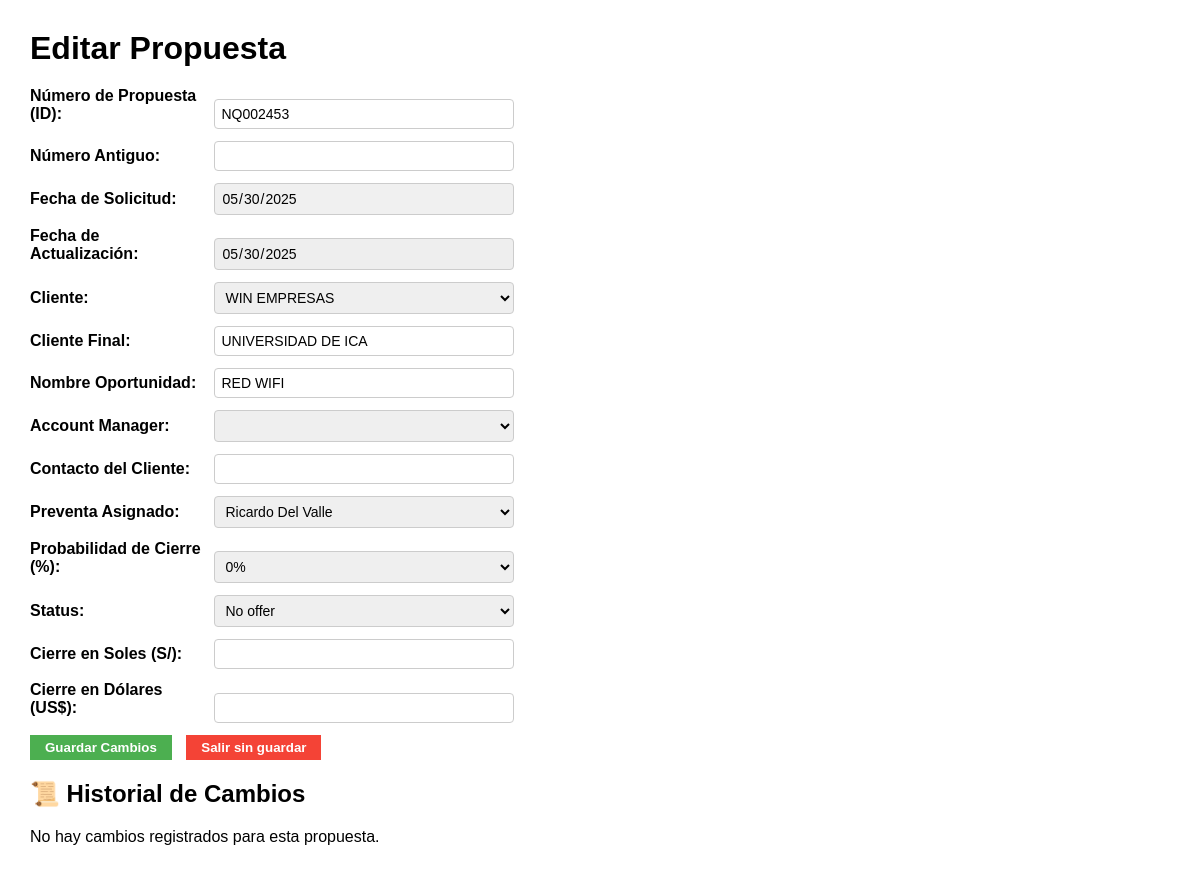
/propuestas/editar/NQ002453?next=/? (signed in), run on an earlier commit of the app's database.
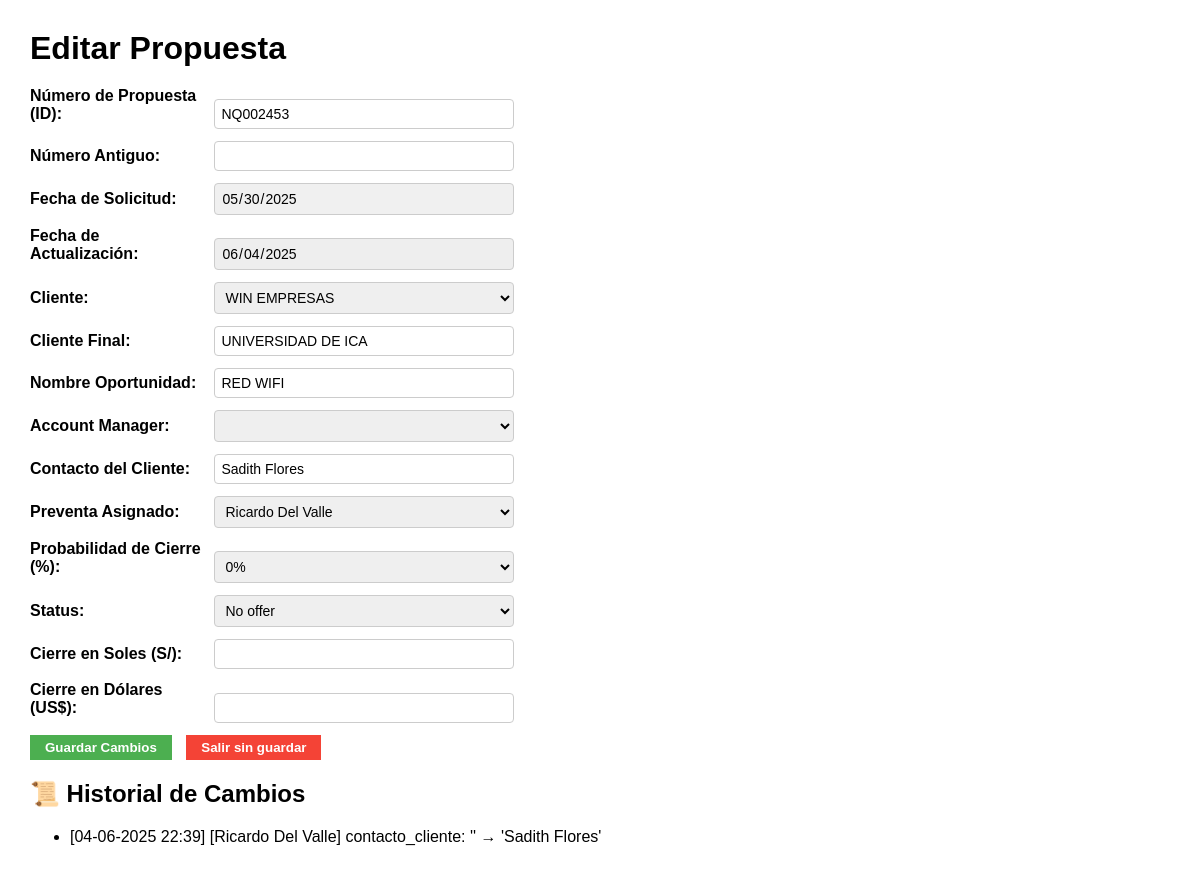
And on a later commit of the database.
### tables this page shows
CREATE TABLE propuestas (
    id TEXT PRIMARY KEY,
    nro_antiguo TEXT,
    fecha_solicitud DATE,
    fecha_actualizacion DATE,
    cliente TEXT,
    cliente_final TEXT,
    nombre_oportunidad TEXT,
    account_manager TEXT,
    contacto_cliente TEXT,
    preventa_asignado TEXT,
    probabilidad_cierre REAL,
    status TEXT,
    cierre_soles REAL,
    cierre_dolares REAL,
    comentarios TEXT
);

CREATE TABLE clientes (
    id INTEGER PRIMARY KEY AUTOINCREMENT,
    nombre TEXT NOT NULL UNIQUE,
    direccion TEXT,
    telefono TEXT,
    email TEXT,
    contacto_principal TEXT,
    notas TEXT
);

CREATE TABLE usuarios (
            id INTEGER PRIMARY KEY AUTOINCREMENT,
            nombre TEXT NOT NULL,
            email TEXT NOT NULL UNIQUE,
            password TEXT NOT NULL,
            rol TEXT NOT NULL CHECK (
                rol IN ('administrador', 'gerente', 'director', 'account_manager', 'preventa', 'gestor')
            ),
            activo INTEGER NOT NULL DEFAULT 1
        , ultima_actualizacion_password TEXT, password_anterior TEXT);

CREATE TABLE logs_propuesta (
        id INTEGER PRIMARY KEY AUTOINCREMENT,
        id_propuesta TEXT NOT NULL,
        campo TEXT NOT NULL,
        valor_anterior TEXT,
        valor_nuevo TEXT,
        fecha TEXT NOT NULL,
        usuario TEXT NOT NULL
    );

### app.py (the view, shortened to what this page needs)
@app.route("/propuestas/editar/<string:id>", methods=["GET", "POST"])
def editar_propuesta(id):
    if "usuario_id" not in session:
        return redirect(url_for("login"))
    filtros = {"id": id}
    propuestas = leer_propuestas(filtros=filtros, pagina=1, filas_por_pagina=1)
    propuesta = propuestas[0] if propuestas else None
    if not propuesta:
        flash("Propuesta no encontrada.", "error")
        return redirect(url_for("index", **request.args))
    if not puede_editar_propuesta(propuesta):
        flash("No tienes permiso para editar esta propuesta.", "error")
        return redirect(url_for("index", **request.args))
    clientes = get_clientes()
    account_managers = get_account_managers()
    preventas = get_preventas()
    probabilidades = PROBABILIDAD_CIERRE
    estados = STATUS
    logs = sorted(leer_logs_propuesta(id), key=lambda l: l["fecha"], reverse=True)
    filtros_get = dict(request.args)  # Todos los filtros dinámicos
    return render_template(
        "editar_propuesta.html",
        propuesta=propuesta,
        clientes=clientes,
        account_managers=account_managers,
        preventas=preventas,
        probabilidades=probabilidades,
        estados=estados,
        logs=logs,
        filtros=filtros
    )

### app.py (called while the page is built, shortened)
@app.before_request
def verificar_acceso():
    rutas_publicas = ["/login", "/static", "/favicon.ico"]
    if not session.get("usuario_id"):
        if not any(request.path.startswith(r) for r in rutas_publicas):
            return redirect(url_for('login'))

@app.template_filter("datetime")
def datetime_filter(value, format="%d-%m-%Y %H:%M"):
    dt = datetime.strptime(value, "%Y-%m-%dT%H:%M:%S")
    return dt.strftime(format)

def puede_editar_propuesta(propuesta):
    rol = session.get("rol")
    usuario = session.get("nombre")
    if rol == "administrador":
        return True

### services/propuesta_service.py (called while the page is built)
def leer_logs_propuesta(id_propuesta):
    conn = get_db_connection()
    cursor = conn.cursor()
    cursor.execute("""
        SELECT campo, valor_anterior, valor_nuevo, usuario, fecha
        FROM logs_propuesta
        WHERE id_propuesta = ?
        ORDER BY fecha DESC
    """, (id_propuesta,))
    logs = cursor.fetchall()
    conn.close()
    return logs

    @property
    def nro_oportunidad(self):
        return self.id

### templates/editar_propuesta.html (shortened to what this page needs)
<!DOCTYPE html>
<html lang="es">
<head>
</head>
<body>
    <h1>Editar Propuesta</h1>
    <form method="POST">
        <div><label>Número de Propuesta (ID):</label> <input type="text" name="nro_oportunidad" value="{{ propuesta.nro_oportunidad }}" readonly></div>
        <div><label>Número Antiguo:</label> <input type="text" name="nro_antiguo" value="{{ propuesta.nro_antiguo }}"></div>
        <div><label>Fecha de Solicitud:</label> <input type="date" name="fecha_solicitud" value="{{ propuesta.fecha_solicitud }}" readonly style="background-color: #f0f0f0;"></div>
        <div><label>Fecha de Actualización:</label> <input type="date" name="fecha_actualizacion" value="{{ propuesta.fecha_actualizacion }}" readonly style="background-color: #eee;"></div>
        <div><label>Cliente:</label>
            <select name="cliente">
                {% for opcion in clientes %}
                    <option value="{{ opcion }}" {% if propuesta.cliente == opcion %}selected{% endif %}>{{ opcion }}</option>
                {% endfor %}
            </select>
        </div>
        <div><label>Cliente Final:</label> <input type="text" name="cliente_final" value="{{ propuesta.cliente_final }}"></div>
        <div><label>Nombre Oportunidad:</label> <input type="text" name="nombre_oportunidad" value="{{ propuesta.nombre_oportunidad }}"></div>
        <div><label>Account Manager:</label>
            <select name="account_manager">
            </select>
        </div>
        <div><label>Contacto del Cliente:</label> <input type="text" name="contacto_cliente" value="{{ propuesta.contacto_cliente }}"></div>
        <div><label>Preventa Asignado:</label>
            <select name="preventa_asignado">
                {% for opcion in preventas %}
                    <option value="{{ opcion }}" {% if propuesta.preventa_asignado == opcion %}selected{% endif %}>{{ opcion }}</option>
                {% endfor %}
            </select>
        </div>
        <div><label>Probabilidad de Cierre (%):</label>
            <select name="probabilidad_cierre">
                {% for val in probabilidades %}
                    <option value="{{ val }}" {% if propuesta.probabilidad_cierre == val %}selected{% endif %}>
                        {{ (val * 100)|int }}%
                    </option>
                {% endfor %}
            </select>
        </div>
        <div><label>Status:</label>
            <select name="status">
                {% for opcion in estados %}
                    <option value="{{ opcion }}" {% if propuesta.status == opcion %}selected{% endif %}>{{ opcion }}</option>
                {% endfor %}
            </select>
        </div>
        <div><label>Cierre en Soles (S/):</label> <input type="number" step="0.01" name="cierre_soles" value="{{ propuesta.cierre_soles }}"></div>
        <div><label>Cierre en Dólares (US$):</label> <input type="number" step="0.01" name="cierre_dolares" value="{{ propuesta.cierre_dolares }}"></div>
        <div>
            <button type="submit" class="button guardar">Guardar Cambios</button>
            {% if request.args.get("next") %}
              <a href="{{ request.args.get('next') }}">
                <button type="button" class="button salir">Salir sin guardar</button>
              </a>
            {% else %}
              <a href="{{ url_for('index', **filtros) }}">
                <button type="button" class="button salir">Salir sin guardar</button>
              </a>
            {% endif %}
        </div>
    </form>
    <h2>📜 Historial de Cambios</h2>
    {% if logs %}
        <ul>
            {% for log in logs %}
                <li>
                    [{{ log.fecha | datetime }}] [{{ log.usuario }}] {{ log.campo }}: '{{ log.valor_anterior }}' → '{{ log.valor_nuevo }}'
                </li>
            {% endfor %}
        </ul>
    {% else %}
        <p>No hay cambios registrados para esta propuesta.</p>
    {% endif %}
</body>
</html>

What changed in the data, as far as the page shows it:
changed propuestas "NQ002453": fecha_actualizacion "05/30/2025" → "06/04/2025"; contacto_cliente (not shown) → "Sadith Flores"
added logs_propuesta: fecha "04-06-2025 22:39", usuario "Ricardo Del Valle", campo "contacto_cliente", valor_nuevo "Sadith Flores"
Also different on the page:
text no longer shown: "No hay cambios registrados para esta propuesta."
